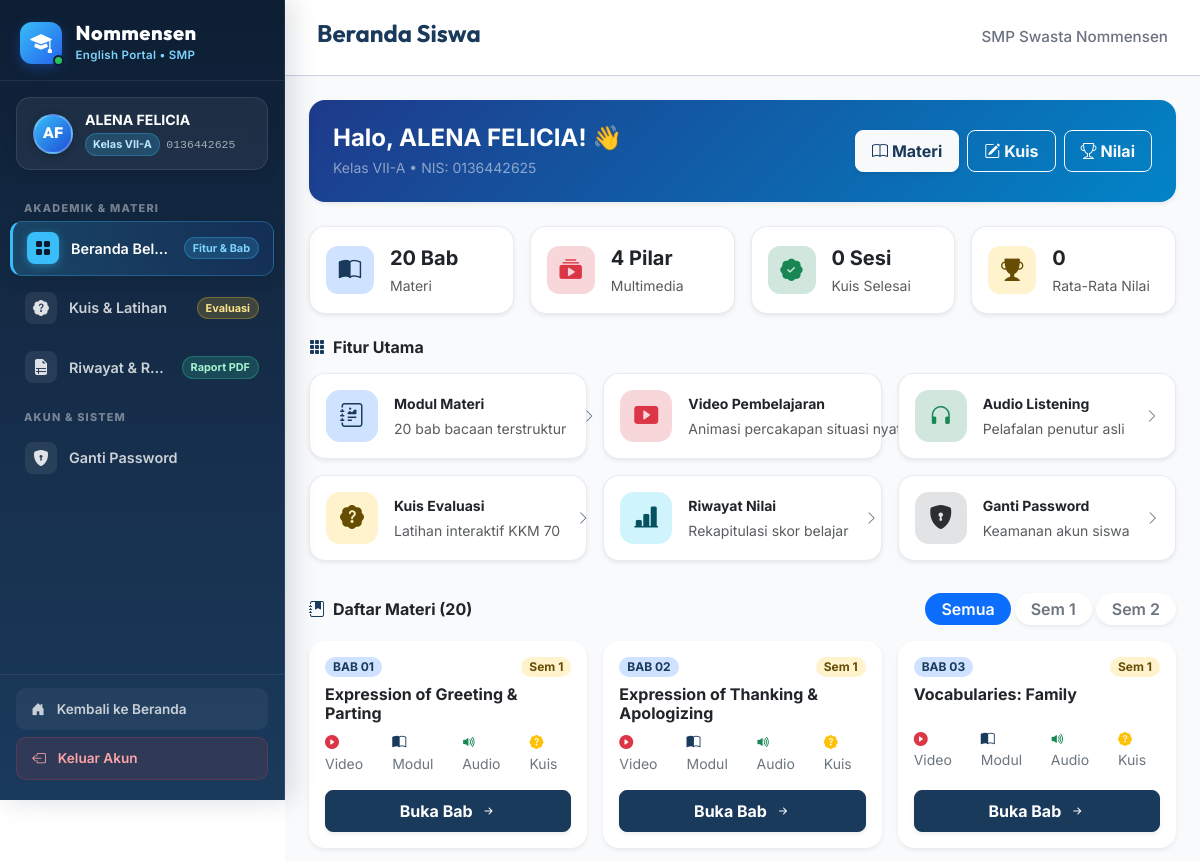
The app's page /siswa/menu.php (signed in, upper part), older data.
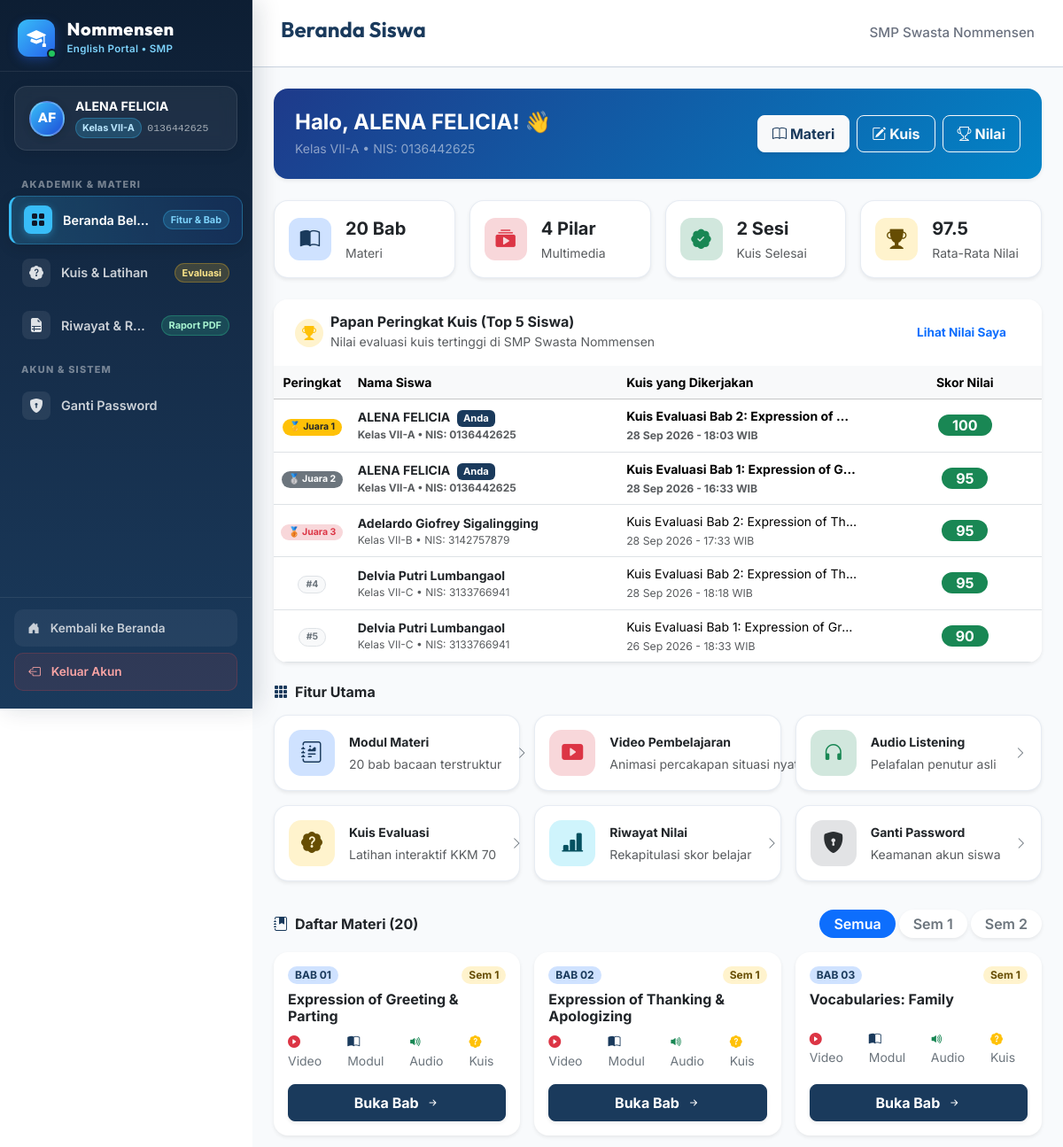
The same page, newer data.
### tables this page shows
CREATE TABLE `tb_materi` (
  `id_materi` int(11) NOT NULL AUTO_INCREMENT,
  `kategori` varchar(50) NOT NULL,
  `semester` tinyint(1) NOT NULL DEFAULT 1,
  `urutan` int(11) NOT NULL DEFAULT 1,
  `judul_materi` varchar(150) NOT NULL,
  `ringkasan` text DEFAULT NULL,
  `konten_teks` text DEFAULT NULL,
  `created_at` timestamp NOT NULL DEFAULT current_timestamp(),
  `id_guru` int(11) DEFAULT NULL,
  PRIMARY KEY (`id_materi`),
  KEY `id_guru` (`id_guru`),
  CONSTRAINT `tb_materi_ibfk_1` FOREIGN KEY (`id_guru`) REFERENCES `tb_guru` (`id_guru`) ON DELETE SET NULL
);

CREATE TABLE `tb_hasil` (
  `id_hasil` int(11) NOT NULL AUTO_INCREMENT,
  `id_siswa` int(11) NOT NULL,
  `id_kuis` int(11) NOT NULL,
  `skor` int(11) NOT NULL,
  `jumlah_benar` int(11) NOT NULL,
  `jumlah_salah` int(11) NOT NULL,
  `waktu_selesai` timestamp NOT NULL DEFAULT current_timestamp(),
  PRIMARY KEY (`id_hasil`),
  KEY `id_siswa` (`id_siswa`),
  KEY `id_kuis` (`id_kuis`),
  CONSTRAINT `tb_hasil_ibfk_1` FOREIGN KEY (`id_siswa`) REFERENCES `tb_siswa` (`id_siswa`) ON DELETE CASCADE,
  CONSTRAINT `tb_hasil_ibfk_2` FOREIGN KEY (`id_kuis`) REFERENCES `tb_kuis` (`id_kuis`) ON DELETE CASCADE
);

CREATE TABLE `tb_siswa` (
  `id_siswa` int(11) NOT NULL AUTO_INCREMENT,
  `nis` varchar(20) NOT NULL,
  `nisn` varchar(20) DEFAULT NULL,
  `nama_siswa` varchar(100) NOT NULL,
  `password` varchar(255) NOT NULL,
  `kelas` varchar(50) NOT NULL,
  `last_login` datetime DEFAULT NULL,
  `created_at` timestamp NOT NULL DEFAULT current_timestamp(),
  PRIMARY KEY (`id_siswa`),
  UNIQUE KEY `nis` (`nis`),
  UNIQUE KEY `nisn` (`nisn`)
);

CREATE TABLE `tb_kuis` (
  `id_kuis` int(11) NOT NULL AUTO_INCREMENT,
  `judul_kuis` varchar(150) NOT NULL,
  `kategori_materi` varchar(50) NOT NULL,
  `waktu_pengerjaan` int(11) NOT NULL,
  `id_materi` int(11) DEFAULT NULL,
  `nilai_lulus` int(11) DEFAULT 70,
  `created_at` timestamp NOT NULL DEFAULT current_timestamp(),
  `id_guru` int(11) DEFAULT NULL,
  PRIMARY KEY (`id_kuis`),
  KEY `id_guru` (`id_guru`),
  KEY `id_materi` (`id_materi`),
  CONSTRAINT `tb_kuis_ibfk_1` FOREIGN KEY (`id_guru`) REFERENCES `tb_guru` (`id_guru`) ON DELETE SET NULL,
  CONSTRAINT `tb_kuis_ibfk_2` FOREIGN KEY (`id_materi`) REFERENCES `tb_materi` (`id_materi`) ON DELETE SET NULL
);

### siswa/menu.php (the view, shortened to what the changed rows need)
<?php
require_once '../config.php';
$id_siswa = $_SESSION['siswa_id'] ?? 0;
$filter_sem = isset($_GET['semester']) ? intval($_GET['semester']) : 0;
$sql = "
    SELECT m.*, v.file_video, k.id_kuis
    FROM tb_materi m
    LEFT JOIN tb_video v ON m.id_materi = v.id_materi
    LEFT JOIN tb_kuis k ON m.id_materi = k.id_materi
";
$sql .= " ORDER BY m.urutan ASC";
$stmt = $pdo->prepare($sql);
if ($filter_sem === 1 || $filter_sem === 2) {
    $stmt->execute(['sem' => $filter_sem]);
} else {
    $stmt->execute();
}
$materi_list = $stmt->fetchAll();
$total_all = $pdo->query("SELECT COUNT(*) FROM tb_materi")->fetchColumn();
$stmt_stats = $pdo->prepare("
    SELECT
        COUNT(*) as total_kuis_selesai,
        AVG(skor) as rata_rata_skor,
        MAX(skor) as skor_tertinggi
    FROM tb_hasil
    WHERE id_siswa = :id_siswa
");
$stmt_stats->execute(['id_siswa' => $id_siswa]);
$student_stats = $stmt_stats->fetch();
$total_kuis_selesai = $student_stats['total_kuis_selesai'] ?? 0;
$rata_rata_skor = $student_stats['rata_rata_skor'] !== null ? round($student_stats['rata_rata_skor'], 1) : 0;
try {
    $stmt_lead = $pdo->query("
        SELECT h.*, s.nama_siswa, s.nis, s.kelas, k.judul_kuis
        FROM tb_hasil h
        JOIN tb_siswa s ON h.id_siswa = s.id_siswa
        JOIN tb_kuis k ON h.id_kuis = k.id_kuis
        WHERE s.kelas LIKE 'VII-%'
        ORDER BY h.skor DESC, h.jumlah_benar DESC, h.waktu_selesai ASC
        LIMIT 5
    ");
    $top_leaderboard = $stmt_lead->fetchAll();
} catch (PDOException $e) {
    $top_leaderboard = [];
}
require_once '../includes/header.php';
require_once '../includes/sidebar.php';
?>
<main class="siswa-main">
    <header class="siswa-header">
        <h1>Beranda Siswa</h1>
    </header>
    <div class="siswa-content container-fluid px-3 px-md-4 py-4">
        <div class="card border-0 shadow-sm rounded-4 mb-4 text-white overflow-hidden" style="background: linear-gradient(135deg, #1e3a8a 0%, #0284c7 100%);">
            <div class="card-body p-4">
                <div class="d-flex flex-column flex-md-row align-items-md-center justify-content-between gap-3">
                    <div>
                        <h2 class="h4 fw-bold text-white mb-1">
                            Halo, <?= htmlspecialchars($_SESSION['siswa_nama']) ?>! 👋
                        </h2>
                    </div>
                </div>
            </div>
        </div>
        <div class="row row-cols-2 row-cols-lg-4 g-3 mb-4">
            <div class="col">
                <div class="card stat-bento-card h-100 bg-white rounded-4 shadow-sm p-3">
                    <div class="d-flex align-items-center gap-3">
                        <div>
                            <div class="fs-5 fw-bold text-dark mb-0"><?= $total_kuis_selesai ?> Sesi</div>
                            <small class="text-muted">Kuis Selesai</small>
                        </div>
                    </div>
                </div>
            </div>
            <div class="col">
                <div class="card stat-bento-card h-100 bg-white rounded-4 shadow-sm p-3">
                    <div class="d-flex align-items-center gap-3">
                        <div>
                            <div class="fs-5 fw-bold text-dark mb-0"><?= $rata_rata_skor ?></div>
                            <small class="text-muted">Rata-Rata Nilai</small>
                        </div>
                    </div>
                </div>
            </div>
        </div>
        <?php if (!empty($top_leaderboard)): ?>
        <div class="card border-0 shadow-sm rounded-4 mb-4 bg-white overflow-hidden">
            <div class="card-header bg-white border-0 py-3 px-4 d-flex justify-content-between align-items-center">
                <div class="d-flex align-items-center gap-2">
                    <span class="badge bg-warning-subtle text-warning-emphasis p-2 rounded-circle">
                        <i class="bi bi-trophy-fill fs-6 text-warning"></i>
                    </span>
                    <div>
                        <h3 class="h6 fw-bold text-dark mb-0">Papan Peringkat Kuis (Top 5 Siswa)</h3>
                        <small class="text-muted">Nilai evaluasi kuis tertinggi di SMP Swasta Nommensen</small>
                    </div>
                </div>
                <a href="riwayat.php" class="btn btn-sm btn-outline-primary rounded-pill px-3 fw-bold">
                    Lihat Nilai Saya
                </a>
            </div>
            <div class="card-body p-0">
                <div class="table-responsive">
                    <table class="table table-hover align-middle mb-0 small">
                        <thead class="table-light">
                            <tr>
                                <th style="width: 10%; text-align: center;">Peringkat</th>
                                <th style="width: 35%;">Nama Siswa</th>
                                <th style="width: 35%;">Kuis yang Dikerjakan</th>
                                <th style="width: 20%; text-align: center;">Skor Nilai</th>
                            </tr>
                        </thead>
                        <tbody>
                            <?php foreach ($top_leaderboard as $idx => $lead): ?>
                                <?php
                                $pos = $idx + 1;
                                $medal = $pos === 1 ? '🥇 Juara 1' : ($pos === 2 ? '🥈 Juara 2' : ($pos === 3 ? '🥉 Juara 3' : '#' . $pos));
                                $is_me = ($lead['id_siswa'] == $id_siswa);
                                ?>
                                <tr class="<?= $is_me ? 'table-primary-subtle fw-bold' : '' ?>">
                                    <td style="text-align: center;">
                                        <span class="badge <?= $pos === 1 ? 'bg-warning text-dark' : ($pos === 2 ? 'bg-secondary text-white' : ($pos === 3 ? 'bg-danger-subtle text-danger' : 'bg-light text-secondary border')) ?> rounded-pill px-2 py-1">
                                            <?= $medal ?>
                                        </span>
                                    </td>
                                    <td>
                                        <div class="fw-bold text-dark">
                                            <?= htmlspecialchars($lead['nama_siswa']) ?>
                                            <?php if ($is_me): ?>
                                                <span class="badge bg-primary ms-1" style="font-size: 0.7rem;">Anda</span>
                                            <?php endif; ?>
                                        </div>
                                        <div class="text-muted" style="font-size: 0.75rem;">
                                            Kelas <?= htmlspecialchars($lead['kelas']) ?> &bull; NIS: <?= htmlspecialchars($lead['nis']) ?>
                                        </div>
                                    </td>
                                    <td>
                                        <div class="text-truncate" style="max-width: 260px;" title="<?= htmlspecialchars($lead['judul_kuis']) ?>">
                                            <?= htmlspecialchars($lead['judul_kuis']) ?>
                                        </div>
                                        <small class="text-muted"><?= date('d M Y - H:i', strtotime($lead['waktu_selesai'])) ?> WIB</small>
                                    </td>
                                    <td style="text-align: center;">
                                        <span class="badge <?= $lead['skor'] >= 70 ? 'bg-success text-white' : 'bg-primary text-white' ?> fs-6 px-3 py-1 rounded-pill">
                                            <?= $lead['skor'] ?>
                                        </span>
                                    </td>
                                </tr>
                            <?php endforeach; ?>
                        </tbody>
                    </table>
                </div>
            </div>
        </div>
        <?php endif; ?>
        <div class="mb-4">
            <h2 class="h6 fw-bold text-dark mb-3 d-flex align-items-center gap-2">
                <i class="bi bi-grid-3x3-gap-fill text-primary"></i>
                <span>Fitur Utama</span>
            </h2>
        </div>
        <div class="mb-4 pt-2" id="daftar-materi">
            <div class="d-flex align-items-center justify-content-between flex-wrap gap-2 mb-3">
                <h2 class="h6 fw-bold text-dark mb-0 d-flex align-items-center gap-2">
                    <i class="bi bi-journal-bookmark-fill text-primary"></i>
                    <span>Daftar Materi (<?= $total_all ?>)</span>
                </h2>
            </div>
            <?php if (empty($materi_list)): ?>
                <div class="alert alert-light border border-dashed rounded-4 p-4 text-center text-muted shadow-sm">
                    Belum ada materi untuk semester ini.
                </div>
            <?php else: ?>
                <div class="row row-cols-1 row-cols-md-2 row-cols-xl-3 g-3">
                    <?php foreach ($materi_list as $m): ?>
                        <div class="col">
                            <div class="card h-100 border-0 shadow-sm rounded-4 bg-white p-3 d-flex flex-column justify-content-between">
                                <div>
                                    <div class="d-flex justify-content-between align-items-center mb-2">
                                        <span class="badge bg-primary-subtle text-primary fw-bold rounded-pill px-2 py-1 small">
                                            BAB <?= sprintf("%02d", $m['urutan']) ?>
                                        </span>
                                        <span class="badge <?= $m['semester'] == 1 ? 'bg-warning-subtle text-warning-emphasis' : 'bg-info-subtle text-info-emphasis' ?> rounded-pill px-2 py-1 small">
                                            Sem <?= htmlspecialchars($m['semester']) ?>
                                        </span>
                                    </div>
                                    <h3 class="h6 fw-bold text-dark mb-2" style="min-height: 2.2rem;">
                                        <?= htmlspecialchars($m['judul_materi']) ?>
                                    </h3>
                                    <div class="d-flex align-items-center gap-3 text-secondary small mb-3">
                                        <span title="Tersedia Video"><i class="bi bi-play-circle-fill text-danger me-1"></i>Video</span>
                                        <span title="Tersedia Modul"><i class="bi bi-book-half text-primary me-1"></i>Modul</span>
                                        <span title="Tersedia Audio"><i class="bi bi-volume-up-fill text-success me-1"></i>Audio</span>
                                        <span title="Tersedia Kuis"><i class="bi bi-patch-question-fill text-warning me-1"></i>Kuis</span>
                                    </div>
                                </div>
                                <a href="materi_detail.php?id=<?= $m['id_materi'] ?>" class="btn btn-primary w-100 rounded-3 fw-bold py-2 small shadow-sm d-flex align-items-center justify-content-center gap-2">
                                    <span>Buka Bab</span>
                                    <i class="bi bi-arrow-right-short"></i>
                                </a>
                            </div>
                        </div>
                    <?php endforeach; ?>
                </div>
            <?php endif; ?>
        </div>
    </div>
<?php require_once '../includes/footer.php'; ?>

Row changes from the older to the newer data that the page shows:
added tb_hasil: medal "🥇 Juara 1", id_siswa.nama_siswa "ALENA FELICIA", shows "Anda", id_siswa.kelas "VII-A", id_siswa.nis "0136442625", id_kuis.judul_kuis "Kuis Evaluasi Bab 2: Expression of…", waktu_selesai "28 Sep 2026 - 18:03", skor "100"
added tb_hasil: medal "🥈 Juara 2", id_siswa.nama_siswa "ALENA FELICIA", shows "Anda", id_siswa.kelas "VII-A", id_siswa.nis "0136442625", id_kuis.judul_kuis "Kuis Evaluasi Bab 1: Expression of G…", waktu_selesai "28 Sep 2026 - 16:33", skor "95"
added tb_hasil: medal "🥉 Juara 3", id_siswa.nama_siswa "Adelardo Giofrey Sigalingging", id_siswa.kelas "VII-B", id_siswa.nis "3142757879", id_kuis.judul_kuis "Kuis Evaluasi Bab 2: Expression of Th…", waktu_selesai "28 Sep 2026 - 17:33", skor "95"
added tb_hasil: medal "#4", id_siswa.nama_siswa "Delvia Putri Lumbangaol", id_siswa.kelas "VII-C", id_siswa.nis "3133766941", id_kuis.judul_kuis "Kuis Evaluasi Bab 2: Expression of Th…", waktu_selesai "28 Sep 2026 - 18:18", skor "95"
added tb_hasil: medal "#5", id_siswa.nama_siswa "Delvia Putri Lumbangaol", id_siswa.kelas "VII-C", id_siswa.nis "3133766941", id_kuis.judul_kuis "Kuis Evaluasi Bab 1: Expression of Gr…", waktu_selesai "26 Sep 2026 - 18:33", skor "90"
Text that changed along with them:
$total_kuis_selesai: "0" → "2"
$rata_rata_skor: "0" → "97.5"
text now shown: "Papan Peringkat Kuis (Top 5 Siswa) Nilai evaluasi kuis tertinggi di SMP Swasta Nommensen Lihat Nilai Saya Peringkat Nama Siswa Kuis yang Dikerjakan Skor Nilai"
